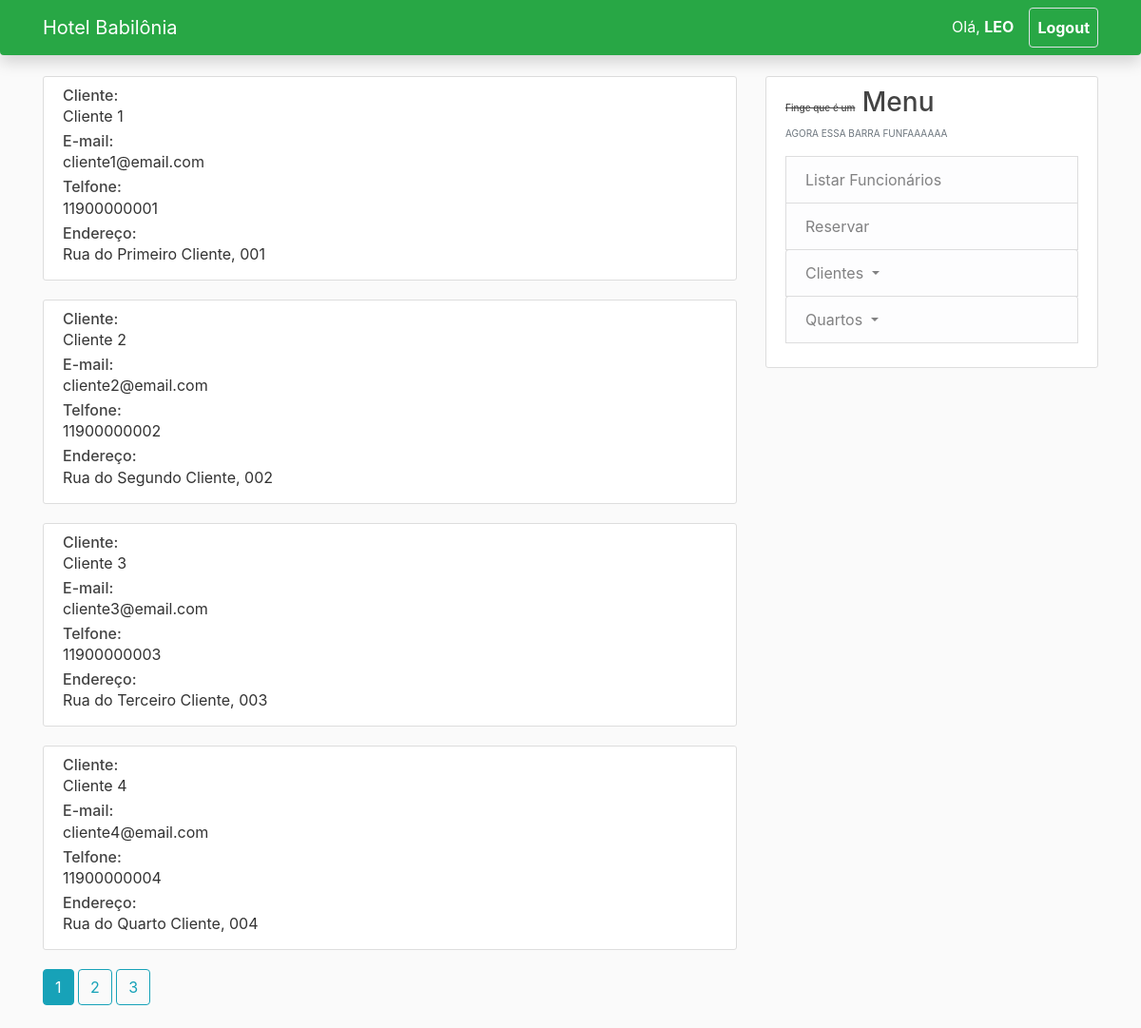
/clients (signed in), run on the app's committed database.
### babylon/models.py (models this page shows, shortened)
class Employee(db.Model):
	id = db.Column(db.Integer, primary_key=True)
	name = db.Column(db.String(20), nullable=False)
	email = db.Column(db.String(20), unique=True, nullable=False)
	cpf = db.Column(db.String(11), unique=True, nullable=False)
	role = db.Column(db.String(20), nullable=False)
	rg = db.Column(db.String(14), unique=True, nullable=False)
	birthdate = db.Column(db.Date, nullable=False)
	phone = db.Column(db.String(11), nullable=False)
	sex = db.Column(db.String(20), nullable=False)
	address = db.Column(db.String(120), nullable=False)
	username = db.relationship('User', backref='employee', lazy=True)
	booking = db.relationship('Booking', backref='employee', lazy=True)

class Client(db.Model):
	id = db.Column(db.Integer, primary_key=True)
	name = db.Column(db.String(20), nullable=False)
	email = db.Column(db.String(20), unique=True, nullable=False)
	cpf = db.Column(db.String(11), unique=True, nullable=False)
	rg = db.Column(db.String(14), unique=True, nullable=False)
	birthdate = db.Column(db.Date, nullable=False)
	phone = db.Column(db.String(11), unique=True, nullable=False)
	sex = db.Column(db.String(20), nullable=False, default='Não declarado')
	address = db.Column(db.String(120), nullable=False)
	booking = db.relationship('Booking', backref='client', lazy=True)

### babylon/routes.py (the view)
@app.route('/clients')
@login_required
def clients():
	page = request.args.get('page', 1, type=int)
	clients = Client.query.order_by(Client.name.asc()).paginate(per_page=4, page=page)
	return render_template('clients.html', title='Lista de Clientes', clients=clients)

### babylon/models.py (called while the page is built)
@login_manager.user_loader
def load_user(user_id):
	return User.query.get(int(user_id))

### babylon/templates/clients.html
{% extends "layout.html" %}
{% block content %}
    {% for client in clients.items %}
        <article class="media content-section">
        <a href="{{ url_for('client', client_id=client.id) }}" style="text-decoration: none; color: #333333">
          <div class="media-body">
              <h6 style="margin: 0">Cliente: </h6>
              <p style="margin: 0 0 5px 0">{{ client.name }}</p>
              <h6 style="margin: 0">E-mail: </h6>
              <p style="margin: 0 0 5px 0">{{ client.email }}</p>
              <h6 style="margin: 0">Telfone:</h6>
              <p style="margin: 0 0 5px 0">{{ client.phone }}</p>
              <h6 style="margin: 0">Endereço:</h6>
              <p style="margin: 0 0 5px 0">{{ client.address }}</p>
          </div>
        </a>
        </article>
        {% endfor %}
        {% for page_num in clients.iter_pages(left_edge=1, right_edge=1, left_current=1, right_current=2) %}
            {% if page_num %}
              {% if clients.page == page_num %}
                <a class="btn btn-info mb-4" href="{{ url_for('clients', page=page_num) }}">{{ page_num }}</a>
              {% else %}
                <a class="btn btn-outline-info mb-4" href="{{ url_for('clients', page=page_num) }}">{{ page_num }}</a>
              {% endif %}
            {% else %}
              <span class="btn btn-outline-info mb-4">...</span>
            {% endif %}
        {% endfor %}
{% endblock content %}

### babylon/templates/layout.html (shortened to what this page needs)
<!DOCTYPE html>
<html lang="en">
<head>
    <link rel="stylesheet" href="https://stackpath.bootstrapcdn.com/bootstrap/4.1.2/css/bootstrap.min.css">
    <link rel="stylesheet" type="text/css" href="{{ url_for('static', filename='main.css') }}" >
</head>
<body>
    <header class="site-header">
      <nav class="navbar navbar-expand-md navbar-dark bg-success fixed-top rounded-bottom shadow">
        <div class="container">
          <a class="navbar-brand mr-4" href="{{ url_for('bookings') }}">Hotel Babilônia</a>
            <div class="collapse navbar-collapse" id="navbarToggle">
              <div class="navbar-nav">
                {% if current_user.is_authenticated %}
                  <span class="nav-item nav-link" >Olá, <b>{{ current_user.employee.name.upper().split(' ')[0] }}</b></span>
                  <a class="nav-item nav-link border border rounded ml-2 px-2" href="{{ url_for('logout') }}"><strong>Logout</strong></a>
                {% else %}
                  <a class="nav-item nav-link" href="{{ url_for('login') }}">Login</a>
                {% endif %}
              </div>
            </div>
          </div>
      </nav>
    </header>
    <main role="main" class="container">
      <div class="row">
        <div class="col-md-8">
            {% block content %}{% endblock content %}
        </div>
        {% if current_user.is_authenticated %}
        <div class="col-md-4">
          <div class="content-section">
            <h3><strike style="font-size: 10px">Finge que é um</strike> Menu</h3>
            <p class='text-muted' style="font-size: 10px">AGORA ESSA BARRA FUNFAAAAAA
                {% if  current_user.is_authenticated and current_user.employee.role == 'Admin' %}
                <li class="list-group-item list-group-item-light">
                    <a style="text-decoration: none; color: #818182" href="{{ url_for('employees') }}">
                      Listar Funcionários
                    </a>
                </li>
                {% endif %}
                <li class="list-group-item list-group-item-light">
                    <a style="text-decoration: none; color: #818182" href="{{ url_for('register_booking') }}">
                      Reservar
                    </a>
                </li>
                <div>
                    <a href="#" id="dd" class="dropdown-toggle list-group-item list-group-item-light" data-toggle="dropdown" role="button" aria-haspopup="true" aria-expanded="false">Clientes </a>
                </div>
                <div>
                    <a href="#" id="dd2" class="dropdown-toggle list-group-item list-group-item-light" data-toggle="dropdown" role="button" aria-haspopup="true" aria-expanded="false">Quartos </a>
                </div>
            </p>
          </div>
        </div>
      </div>
      {% endif %}
    </main>
</body>
</html>

### babylon/static/main.css (style rules this page uses)
body { background: #fafafa; color: #333333; margin-top: 5rem; }
h1, h2, h3, h4, h5, h6 { color: #444444; }
::placeholder { color: #333333; opacity: 1; }
.site-header .navbar-nav .nav-link { color: #ffffff; }
.content-section { background: #ffffff; padding: 10px 20px; border: 1px solid #dddddd; border-radius: 3px; margin-bottom: 20px; }

### data on the page
Employee: employee.name "LEO"
Client: name "Cliente 1", email "cliente1@email.com", phone "11900000001", address "Rua do Primeiro Cliente, 001"
Client: name "Cliente 2", email "cliente2@email.com", phone "11900000002", address "Rua do Segundo Cliente, 002"
Client: name "Cliente 3", email "cliente3@email.com", phone "11900000003", address "Rua do Terceiro Cliente, 003"
Client: name "Cliente 4", email "cliente4@email.com", phone "11900000004", address "Rua do Quarto Cliente, 004"

### other printed values
{{ page_num }} "1"
{{ page_num }} "2" "3"
